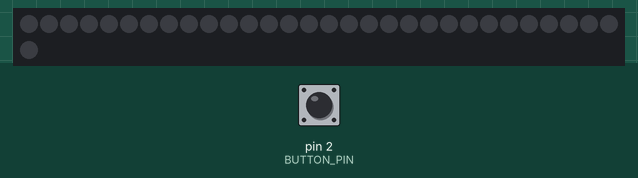
This sketch was run on a simulated Arduino Uno, built with avr-gcc and run on an emulated ATmega328P. Parts: 31 RGB LEDs in strip order, left to right, continuing on the next row. The test bench sets the inputs (shaded band); at power-on: pin 2 (BUTTON_PIN) HIGH. Dim RGB values are drawn brighter than linear.

Above: at 1.2 s.
1.3 s: pin 2 (BUTTON_PIN) pulled LOW for 1 s
At 1.98 s:
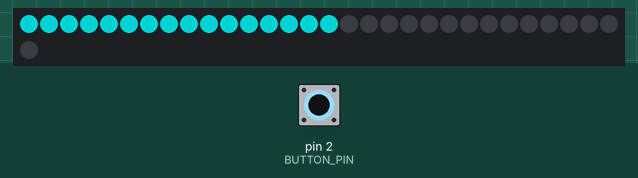
At 2.95 s:
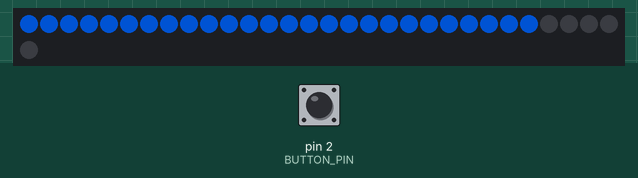
3.9 s: pin 2 (BUTTON_PIN) pulled LOW for 3.2 s
At 4.89 s:
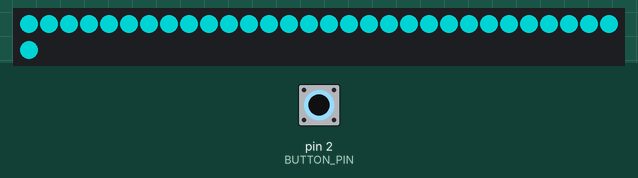
Timing chart, 0 to 6.9 s (numbered marks = the images above; inputs shaded):
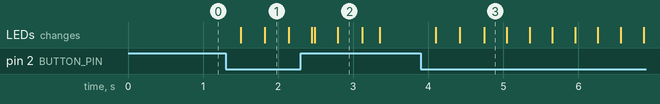

Measured:
- after the input at 1.3 s, the LEDs: first change after 0.20 s (image 1 shows a later state)
- after the input at 3.9 s, the LEDs: first change after 0.20 s (image 3 shows a later state)

The sketch:

saber_cycler.ino
```cpp
// This is a demonstration on how to use an input device to trigger changes on your neo pixels.
// You should wire a momentary push button to connect from ground to a digital IO pin.  When you
// press the button it will change to a new pixel animation.  Note that you need to press the
// button once to start the first animation!

#include <Adafruit_NeoPixel.h>

#define BUTTON_PIN   2    // Digital IO pin connected to the button.  This will be
                          // driven with a pull-up resistor so the switch should
                          // pull the pin to ground momentarily.  On a high -> low
                          // transition the button press logic will execute.

#define PIXEL_PIN    6    // Digital IO pin connected to the NeoPixels.

#define PIXEL_COUNT 31

// Parameter 1 = number of pixels in strip,  neopixel stick has 8
// Parameter 2 = pin number (most are valid)
// Parameter 3 = pixel type flags, add together as needed:
//   NEO_RGB     Pixels are wired for RGB bitstream
//   NEO_GRB     Pixels are wired for GRB bitstream, correct for neopixel stick
//   NEO_KHZ400  400 KHz bitstream (e.g. FLORA pixels)
//   NEO_KHZ800  800 KHz bitstream (e.g. High Density LED strip), correct for neopixel stick
Adafruit_NeoPixel strip = Adafruit_NeoPixel(PIXEL_COUNT, PIXEL_PIN, NEO_GRB + NEO_KHZ800);

bool oldState = HIGH;
int showType = 0;

void setup() {
  pinMode(BUTTON_PIN, INPUT_PULLUP);
  strip.begin();
  strip.show(); // Initialize all pixels to 'off'
}

void loop() {
  // Get current button state.
  bool newState = digitalRead(BUTTON_PIN);

  // Check if state changed from high to low (button press).
  if (newState == LOW && oldState == HIGH) {
    // Short delay to debounce button.
    delay(200);
    // Check if button is still low after debounce.
    newState = digitalRead(BUTTON_PIN);
    if (newState == LOW) {
        extendOn(strip.Color(0, 127, 127), 20);
    }
  }

  if (newState == LOW){
     theaterChase2(strip.Color(0, 127, 127), 20, 5);

  }

  if (newState == HIGH && oldState == LOW) {
    // Short delay to debounce button.
    delay(200);
    // Check if button is still low after debounce.
    newState = digitalRead(BUTTON_PIN);
    if (newState == HIGH) {
        extendOff(20);
    }
  }

  // Set the last button state to the old state.
  oldState = newState;


}

void extendOn(uint32_t c, uint8_t wait) {
  for (int i=0; i < strip.numPixels(); i++) {
        strip.setPixelColor(i, c);
      strip.show();
      delay(wait);
      }

}

void extendOff(uint8_t wait) {
  for (int i=strip.numPixels(); i>=0; i--) {
      strip.setPixelColor(i, 0);
      strip.show();
     delay(wait);
      }
}

void theaterChase2(uint32_t c, uint8_t wait, uint8_t cycles) {
  for (int j=0; j<cycles; j++) {  // cycles of chasing
    for (int q=0; q < 3; q++) {
      for (int i=0; i < strip.numPixels(); i=i+3) {
        strip.setPixelColor(i+q, c);    //turn every third pixel on
      }
      strip.show();

      delay(wait);

      for (int i=0; i < strip.numPixels(); i=i+3) {
        strip.setPixelColor(i+q, 0, 50, 127);        //turn every third pixel off
      }
    }
  }
}
```
